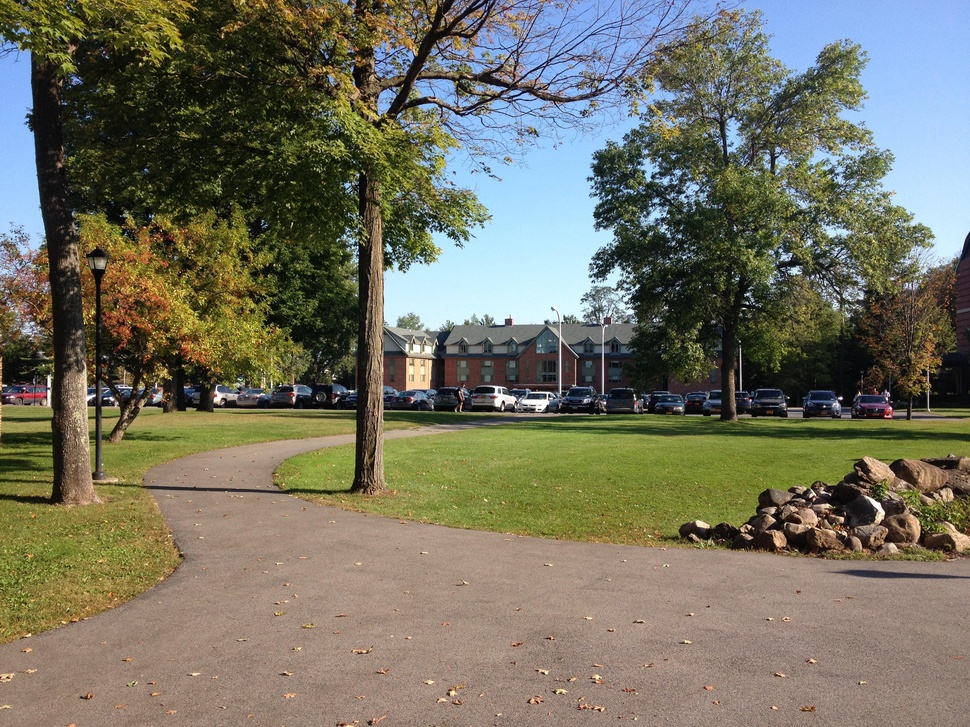
%> input picture Assignment 2/Input Images/Image1.jpg, 970 x 727 px, shrunk from 3264 x 2448 before the run
$ octave estimateTransformRansac.m   (GNU Octave 9; MATLAB toolbox functions it lacks are replaced by stand-ins)
%> lines starting %> are read from the running program, lines starting %| are printed output that depends on the picture
clear all; close all; clc;

% Part 1

% converting images to gray scale and fitting to range 0-255 values
im1=imread('Input Images/Image1.jpg');
%> im1 is the input picture: size 727x970x3 uint8; mean R, G, B 115.3, 113.6, 97.3
im2=imread('Input Images/Image2.jpg');
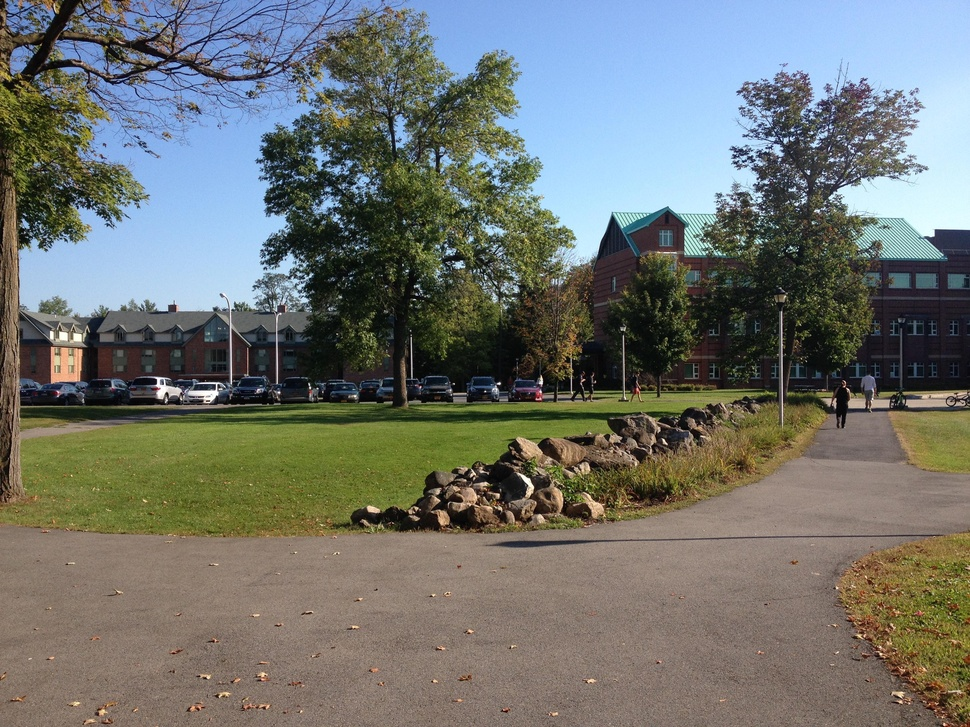
%> input picture Assignment 2/Input Images/Image2.jpg, 970 x 727 px, shrunk from 3264 x 2448 before the run
%> im2 is the input picture: size 727x970x3 uint8; mean R, G, B 112, 115.6, 110.8
inputDouble1 = im2double(im1);
inputDouble2 = im2double(im2);
grayImage1 = rgb2gray(inputDouble1);
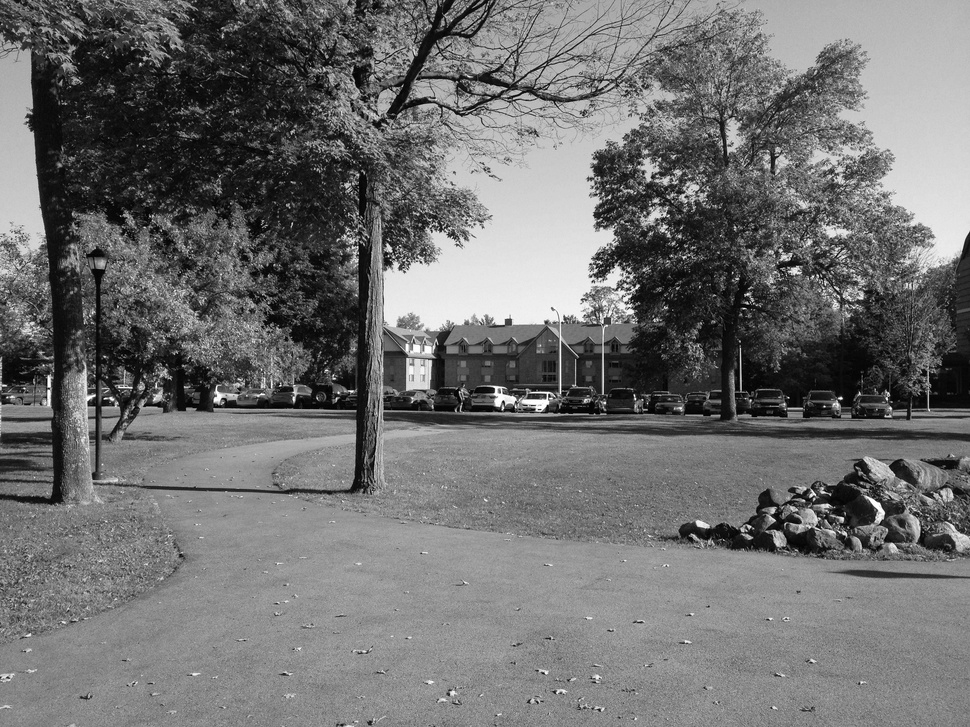
%> grayImage1: size 727x970 double; min 0, max 1, mean 0.44
grayImage2 = rgb2gray(inputDouble2);
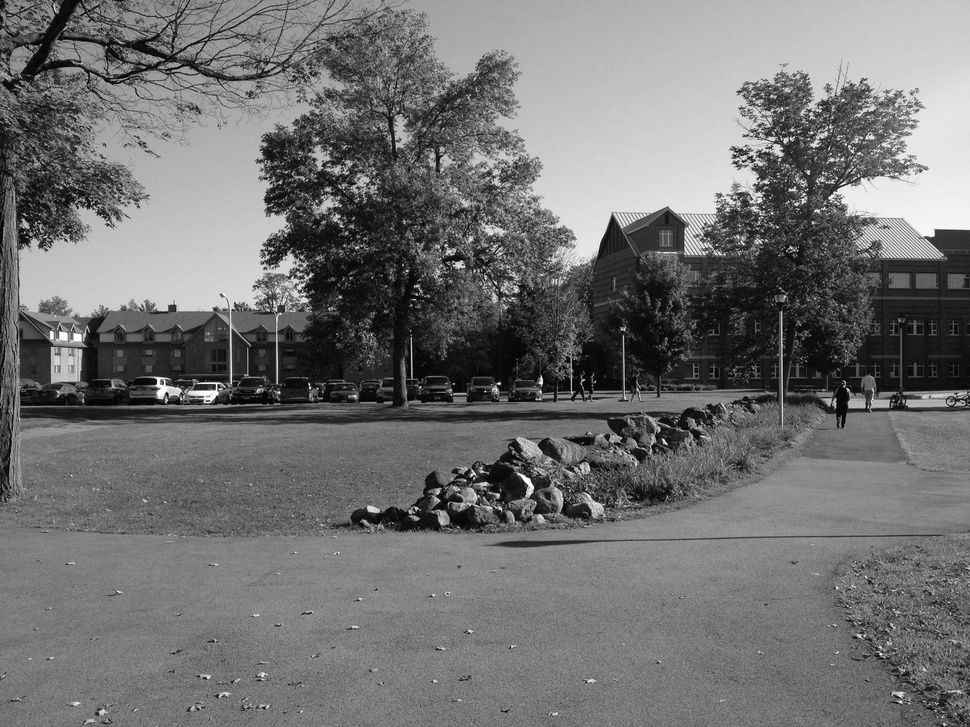
%> grayImage2: size 727x970 double; min 0, max 1, mean 0.447


% Part 2
% extracting features from the image
%> (the run ends here)
